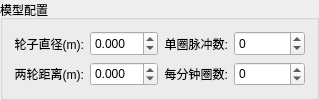
          <widget class="QGroupBox" name="groupBox_15">
           <property name="title">
            <string>模型配置</string>
           </property>
           <layout class="QHBoxLayout" name="horizontalLayout_30">
            <item>
             <layout class="QHBoxLayout" name="horizontalLayout_10">
              <item>
               <layout class="QVBoxLayout" name="verticalLayout_26">
                <item>
                 <widget class="QLabel" name="label_40">
                  <property name="sizePolicy">
                   <sizepolicy hsizetype="Preferred" vsizetype="Preferred">
                    <horstretch>0</horstretch>
                    <verstretch>0</verstretch>
                   </sizepolicy>
                  </property>
                  <property name="text">
                   <string>轮子直径(m):</string>
                  </property>
                  <property name="alignment">
                   <set>Qt::AlignRight|Qt::AlignTrailing|Qt::AlignVCenter</set>
                  </property>
                 </widget>
                </item>
                <item>
                 <widget class="QLabel" name="label_41">
                  <property name="sizePolicy">
                   <sizepolicy hsizetype="Preferred" vsizetype="Preferred">
                    <horstretch>0</horstretch>
                    <verstretch>0</verstretch>
                   </sizepolicy>
                  </property>
                  <property name="text">
                   <string>两轮距离(m):</string>
                  </property>
                  <property name="alignment">
                   <set>Qt::AlignRight|Qt::AlignTrailing|Qt::AlignVCenter</set>
                  </property>
                 </widget>
                </item>
               </layout>
              </item>
              <item>
               <layout class="QVBoxLayout" name="verticalLayout_19">
                <item>
                 <widget class="QDoubleSpinBox" name="doubleSpinBox_wheel_diameter">
                  <property name="sizePolicy">
                   <sizepolicy hsizetype="Expanding" vsizetype="Preferred">
                    <horstretch>0</horstretch>
                    <verstretch>0</verstretch>
                   </sizepolicy>
                  </property>
                  <property name="decimals">
                   <number>3</number>
                  </property>
                  <property name="minimum">
                   <double>-99.000000000000000</double>
                  </property>
                  <property name="maximum">
                   <double>99.000000000000000</double>
                  </property>
                 </widget>
                </item>
                <item>
                 <widget class="QDoubleSpinBox" name="doubleSpinBox_track_width">
                  <property name="sizePolicy">
                   <sizepolicy hsizetype="Expanding" vsizetype="Preferred">
                    <horstretch>0</horstretch>
                    <verstretch>0</verstretch>
                   </sizepolicy>
                  </property>
                  <property name="decimals">
                   <number>3</number>
                  </property>
                  <property name="minimum">
                   <double>-99.000000000000000</double>
                  </property>
                  <property name="maximum">
                   <double>99.000000000000000</double>
                  </property>
                 </widget>
                </item>
               </layout>
              </item>
             </layout>
            </item>
            <item>
             <layout class="QHBoxLayout" name="horizontalLayout_29">
              <item>
               <layout class="QVBoxLayout" name="verticalLayout_12">
                <item>
                 <widget class="QLabel" name="label_42">
                  <property name="sizePolicy">
                   <sizepolicy hsizetype="Preferred" vsizetype="Preferred">
                    <horstretch>0</horstretch>
                    <verstretch>0</verstretch>
                   </sizepolicy>
                  </property>
                  <property name="text">
                   <string>单圈脉冲数:</string>
                  </property>
                  <property name="alignment">
                   <set>Qt::AlignRight|Qt::AlignTrailing|Qt::AlignVCenter</set>
                  </property>
                 </widget>
                </item>
                <item>
                 <widget class="QLabel" name="label_43">
                  <property name="sizePolicy">
                   <sizepolicy hsizetype="Preferred" vsizetype="Preferred">
                    <horstretch>0</horstretch>
                    <verstretch>0</verstretch>
                   </sizepolicy>
                  </property>
                  <property name="text">
                   <string>每分钟圈数:</string>
                  </property>
                  <property name="alignment">
                   <set>Qt::AlignRight|Qt::AlignTrailing|Qt::AlignVCenter</set>
                  </property>
                 </widget>
                </item>
               </layout>
              </item>
              <item>
               <layout class="QVBoxLayout" name="verticalLayout_27">
                <item>
                 <widget class="QSpinBox" name="spinBox_pluses_per_revolution">
                  <property name="sizePolicy">
                   <sizepolicy hsizetype="Expanding" vsizetype="Preferred">
                    <horstretch>0</horstretch>
                    <verstretch>0</verstretch>
                   </sizepolicy>
                  </property>
                  <property name="minimum">
                   <number>-999999</number>
                  </property>
                  <property name="maximum">
                   <number>999999</number>
                  </property>
                 </widget>
                </item>
                <item>
                 <widget class="QSpinBox" name="spinBox_revolutions_per_minute">
                  <property name="sizePolicy">
                   <sizepolicy hsizetype="Expanding" vsizetype="Preferred">
                    <horstretch>0</horstretch>
                    <verstretch>0</verstretch>
                   </sizepolicy>
                  </property>
                  <property name="minimum">
                   <number>-999999</number>
                  </property>
                  <property name="maximum">
                   <number>999999</number>
                  </property>
                 </widget>
                </item>
               </layout>
              </item>
             </layout>
            </item>
           </layout>
          </widget>
